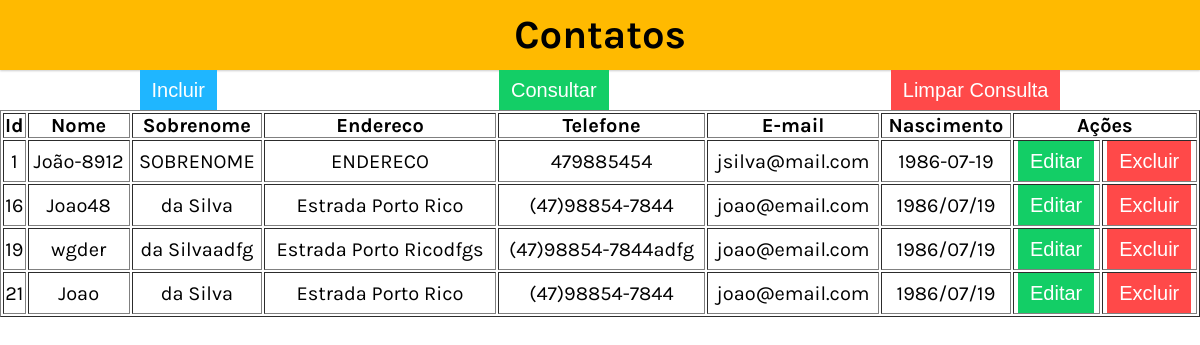
/consulta-contato-simples.php, run on the app's committed database.
### tables this page shows
CREATE TABLE contato (contato_id INTEGER PRIMARY KEY AUTOINCREMENT NOT NULL, nome TEXT, sobrenome TEXT, endereco TEXT, telefone TEXT, email TEXT, nascimento TEXT);

### consulta-contato-simples.php (the view, shortened to what this page needs)
<?php
function getDados() {
    $pdo = getConexao();
    $query = "SELECT * FROM `contato`";
    $stmt = $pdo->prepare($query);
    $stmt->execute();
    $aDados = array();
    while($result = $stmt->fetch(PDO::FETCH_ASSOC)){
        $aDados[] = $result;
    }
    return $aDados;
}
function getColunasTabela(){
    $html_colunas_tabela = '';
    $aDados = getDados();
    if(count($aDados)){
        foreach ($aDados as $aContato){
            $html_colunas_tabela .= "<tr>";
            $contato_id = $aContato["contato_id"];
            $nome       = $aContato["nome"];
            $sobrenome  = $aContato["sobrenome"];
            $endereco   = $aContato["endereco"];
            $telefone   = $aContato["telefone"];
            $email      = $aContato["email"];
            $nascimento = $aContato["nascimento"];
            $html_colunas_tabela .= "<td>$contato_id</td>";
            $html_colunas_tabela .= "<td>$nome</td>";
            $html_colunas_tabela .= "<td>$sobrenome</td>";
            $html_colunas_tabela .= "<td>$endereco</td>";
            $html_colunas_tabela .= "<td>$telefone</td>";
            $html_colunas_tabela .= "<td>$email</td>";
            $html_colunas_tabela .= "<td>$nascimento</td>";
            $html_colunas_tabela .= getAcoesContato($contato_id);
            $html_colunas_tabela .= "</tr>";
        }
    } else {
        $html_colunas_tabela .= "<tr><td colspan=\"7\" align='center'>Sem dados para exibir</td></tr>";
    }
    return $html_colunas_tabela;
}
function getAcoesContato($contato_id){
    $html_acao = '<td>
                        <button type="button" class="button green" onclick="editarContato(' . $contato_id . ')">Editar</button>
                   </td>
                   <td>
                        <button type="button" class="button red" onclick="excluirContato(' . $contato_id . ')">Excluir</button>
                    </td>';
    return $html_acao;
}
function carregaCabecalho(){
    $html = '<!DOCTYPE html>
            <html lang="pt-BR">
            <head>
                <meta charset="UTF-8">
                <meta http-equiv="X-UA-Compatible" content="IE=edge">
                <meta name="viewport" content="width=device-width, initial-scale=1.0">
                <link rel="preconnect" href="https://fonts.gstatic.com">
                <link href="https://fonts.googleapis.com/css2?family=Karla:ital,wght@0,400;0,700;1,200;1,800&display=swap"
                      rel="stylesheet">
                <link rel="stylesheet" href="css/main.css">
                <link rel="stylesheet" href="css/button.css">
                <link rel="stylesheet" href="css/records.css">
                <link rel="stylesheet" href="css/modal.css">
                <script src="js/jquery.min.js" defer></script>
                <script src="js/contato.js" defer></script>
                <title>Contato</title>
            </head>
            <body>';
    return $html;
}
function getAcoesInclusao(){
    return '<section class="acoes">
                <button type="button" class="button blue mobile" id="cadastrarCliente">Incluir</button>
                <button type="button" class="button green" id="consultarDadosCliente">Consultar</button>
                <button type="button" class="button red" id="limparDadosCliente">Limpar Consulta</button>
            </section>';
}
function getModalContatos(){
    return '<div class="modal" id="modal">
            <div class="modal-content">
                <header class="modal-header">
                    <h2>Novo Contato</h2>
                    <span class="modal-close" id="modalClose">&#10006;</span>
                </header>
                <form id="form" class="modal-form">
                    <input type="hidden" id="id" class="modal-field" placeholder="Id">
                    <input type="text" id="nome" data-index="new" class="modal-field" placeholder="Nome do Cliente" required value="Joao">
                    <input type="text" id="sobrenome" class="modal-field" placeholder="Sobrenome..." required value="da Silva">
                    <input type="text" id="endereco" class="modal-field" placeholder="Endereço..." required value="Estrada Porto Rico">
                    <input type="text" id="telefone" class="modal-field" placeholder="Telefone..." required value="(47)98854-7844">
                    <input type="email" id="email" class="modal-field" placeholder="E-mail..." required value="joao@email.com">
                    <input type="text" id="nascimento" class="modal-field" placeholder="Data Nascimento..." required value="1986/07/19">
                </form>
                <footer class="modal-footer" id="modal-footer">
                    <button id="salvar" class="button green">Salvar</button>
                    <button id="cancelar" class="button blue">Cancelar</button>
                </footer>
            </div>
        </div>';
}
function carregaContatos(){
    $html_tabela = carregaCabecalho();
    $html_tabela .= "<header>
                        <h1 class=\"header-title\"> Contatos</h1>
                    </header>";
    $html_tabela .= getAcoesInclusao();
    $html_tabela .= "<table border='1' id=\"tableDados\">";
    $html_tabela .= "<thead>";
    $html_tabela .= "    <tr>";
    $html_tabela .= "    <th>Id</th>";
    $html_tabela .= "    <th>Nome</th>";
    $html_tabela .= "    <th>Sobrenome</th>";
    $html_tabela .= "    <th>Endereco</th>";
    $html_tabela .= "    <th>Telefone</th>";
    $html_tabela .= "    <th>E-mail</th>";
    $html_tabela .= "    <th>Nascimento</th>";
    $html_tabela .= "    <th colspan='2'>Ações</th>";
    $html_tabela .= "    </tr>";
    $html_tabela .= "</thead>";
    $html_tabela .= "<tbody>";
    $html_tabela .= getColunasTabela();
    $html_tabela .= "</tbody>";
    $html_tabela .= "</table>";
    $html_tabela .= getModalContatos();
    echo $html_tabela;
}
carregaContatos();

### css/main.css (style rules this page uses)
* { padding: 0; margin: 0; box-sizing: border-box; text-align: center; font-size: 20px; }
:root { --primary-color: #FFBA00; --secundary-color: #FFF1CC; --shadow-color: #CCC; --text-color: #FFF; }
body { min-height: 100vh; display: flex; flex-direction: column; font-family: 'karla', sans-serif; position:relative; }
header { background-color: var(--primary-color); height: 70px; text-align: center; line-height: 70px; box-shadow: 0 1px 2px var(--shadow-color); }
.header-title { color: black; font-size: 2rem; }
.acoes { display: flex; justify-content: space-around; gap:3px; }

### css/button.css (style rules this page uses)
.button { border-style: none; height: 40px; padding: 6px 12px; background-color: black; color: white; font-size: 1rem; cursor: pointer; transition: box-shadow .6s ease; }
.button.blue { background-color: #1FB6FF; }
button.green { background-color: #13CE66; }
button.red { background-color: #FF4949; }

### data on the page
contato: contato_id "1", nome "João-8912", sobrenome "SOBRENOME", endereco "ENDERECO", telefone "479885454", email "jsilva@mail.com", nascimento "1986-07-19"
contato: contato_id "16", nome "Joao48", sobrenome "da Silva", endereco "Estrada Porto Rico", telefone "(47)98854-7844", email "joao@email.com", nascimento "1986/07/19"
contato: contato_id "19", nome "wgder", sobrenome "da Silvaadfg", endereco "Estrada Porto Ricodfgs", telefone "(47)98854-7844adfg", email "joao@email.com", nascimento "1986/07/19"
contato: contato_id "21", nome "Joao", sobrenome "da Silva", endereco "Estrada Porto Rico", telefone "(47)98854-7844", email "joao@email.com", nascimento "1986/07/19"
